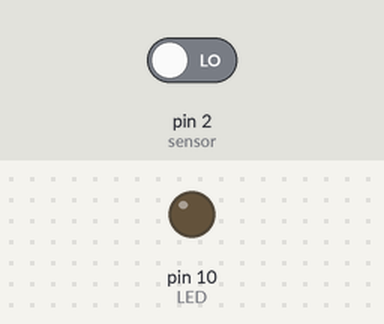
Simulated run of this sketch. Board: Arduino Uno, built with avr-gcc and run on an emulated ATmega328P. Parts: output pins drawn as LEDs (lit = HIGH). Inputs (shaded band) come from the test bench; at power-on: pin 2 (sensor) LOW.

Above: at 1.2 s.
1.3 s: pin 2 (sensor) driven HIGH
At 2.5 s:
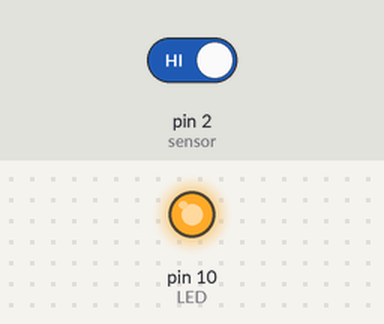
2.8 s: pin 2 (sensor) driven LOW
At 3.7 s:
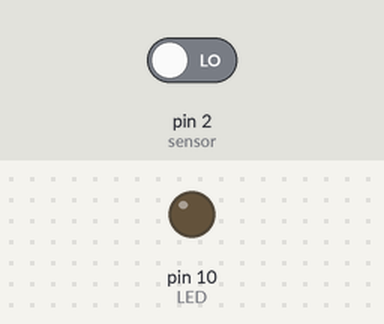
Timing chart, 0 to 5.8 s (numbered marks = the images above; inputs shaded):
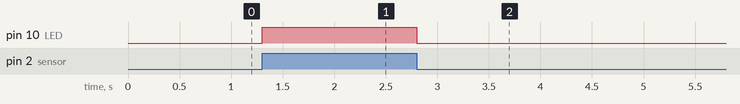

The sketch:

Sensor_de_Sonido.ino
```cpp
int LED = 10 ;
int sensor = 2 ;
bool valor = false;

void setup()
{
  pinMode( LED, OUTPUT) ;
  pinMode( sensor , INPUT) ;
}

void loop()
{
  valor =  digitalRead(sensor) ; //leemos el estado del sensor
  if ( valor == true ) //Si está activada la salida D0
  {
    digitalWrite(LED, valor) ;            // escribimos el nuevo valor
  }
  else{
    digitalWrite(LED, valor) ;            // escribimos el nuevo valor
  }
}
```

Measured:
- after the input at 1.3 s, pin 10 (LED): LOW → HIGH at once
- after the input at 2.8 s, pin 10 (LED): HIGH → LOW at once
